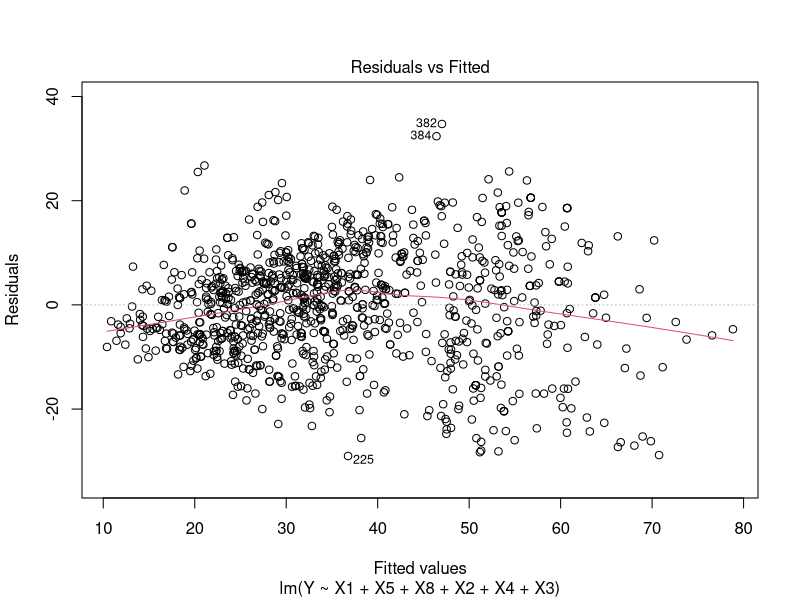
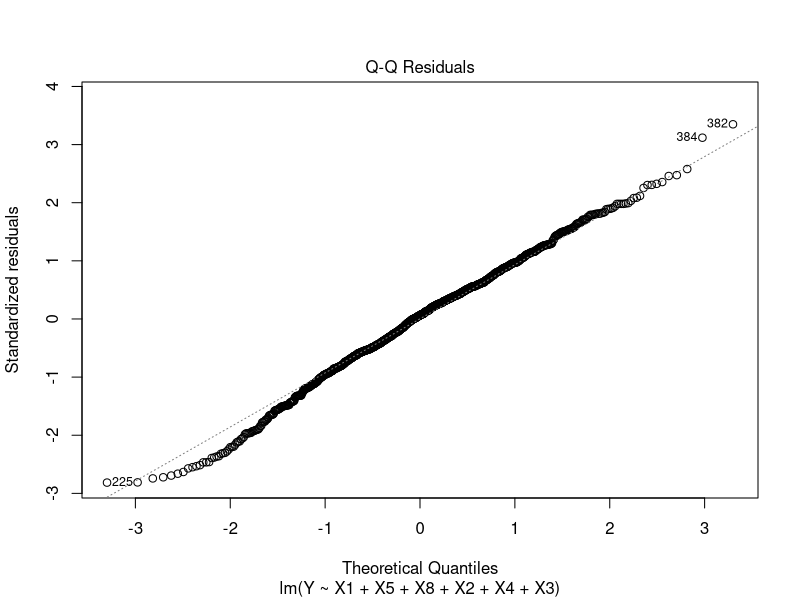
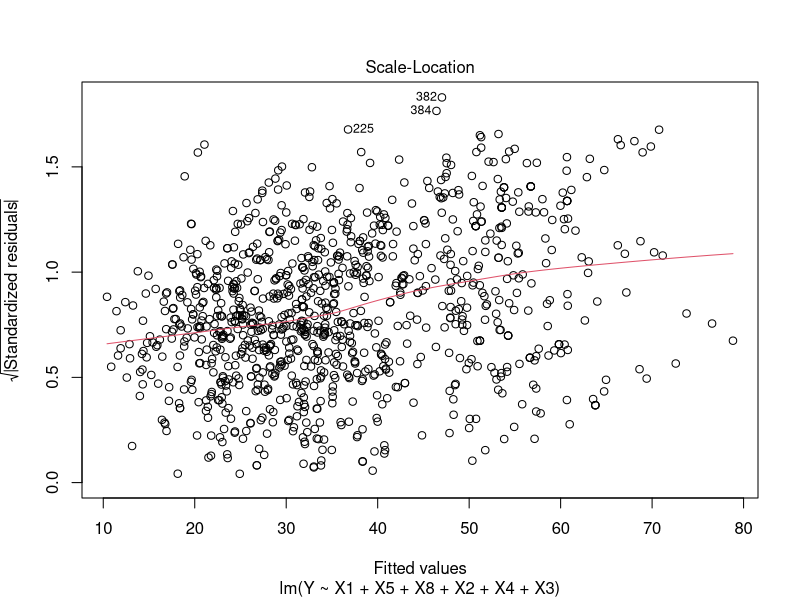
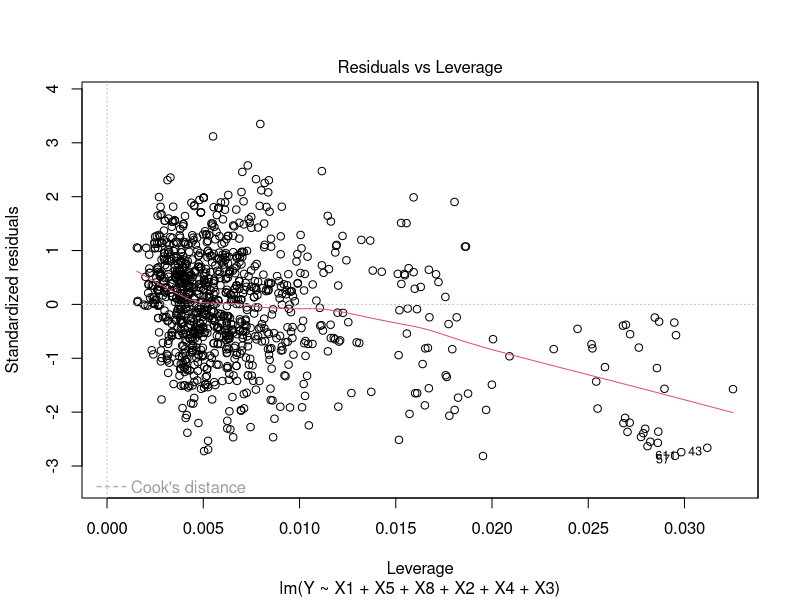
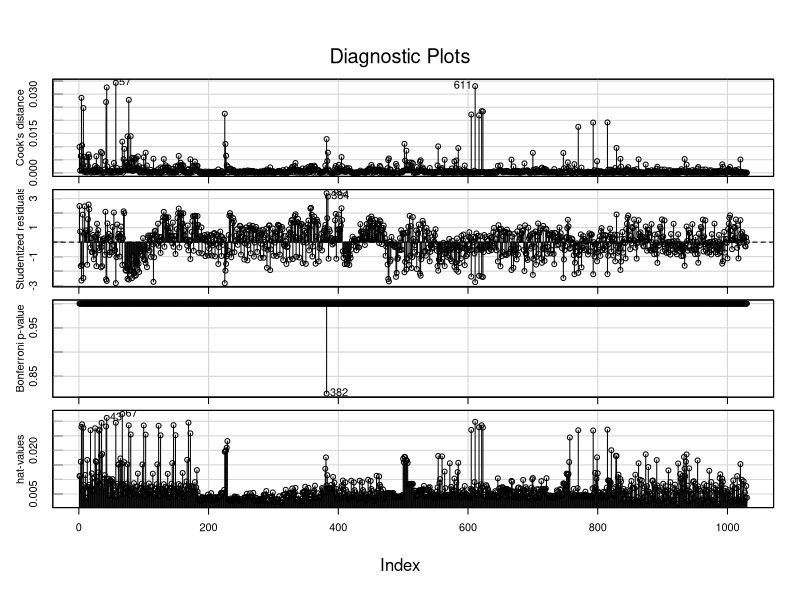
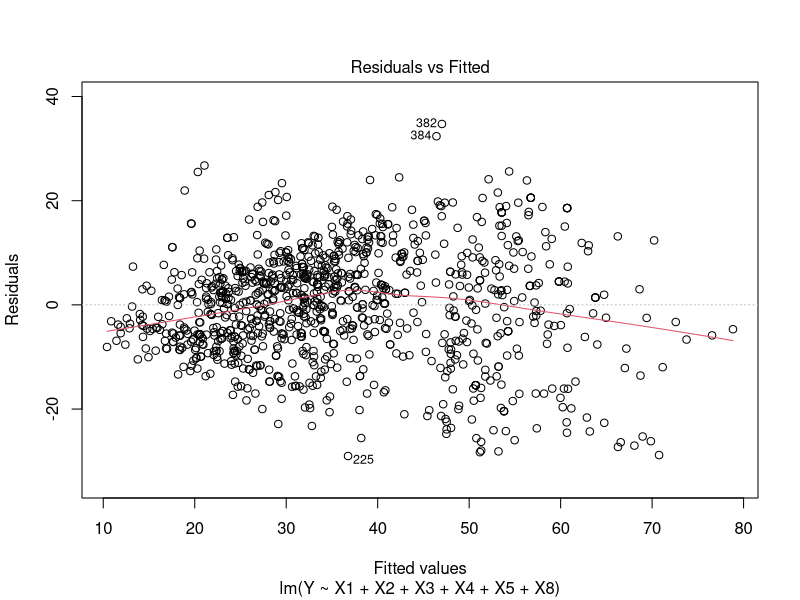
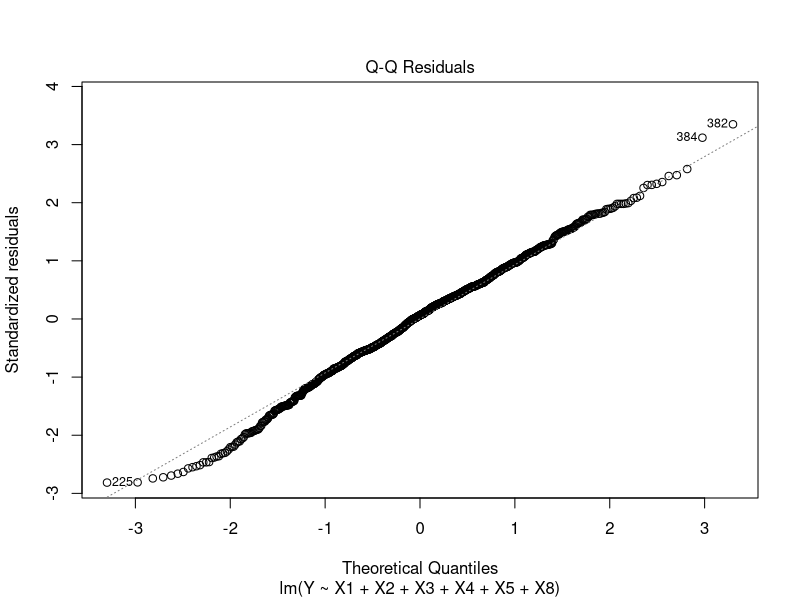
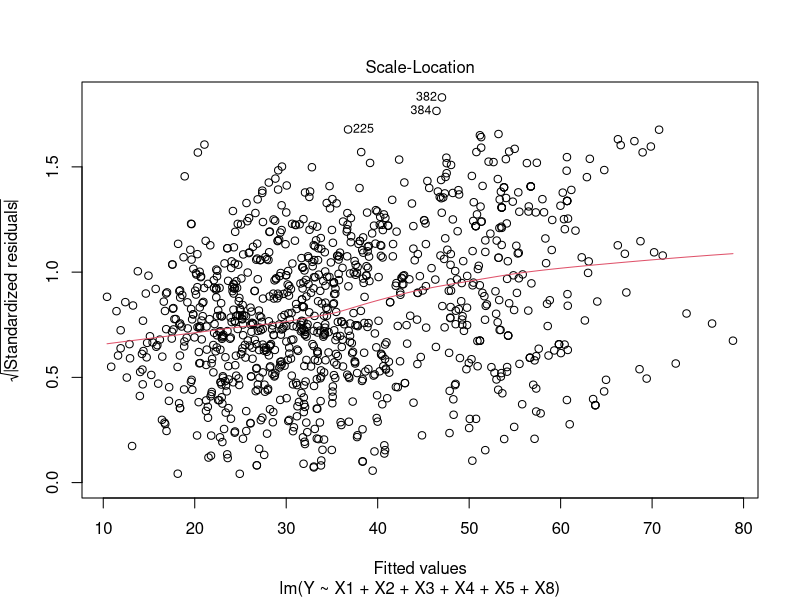

Generate these figures, in order, with R:
## ---- chunk 1
knitr::opts_chunk$set(echo = TRUE)
## ---- chunk 2
concrete<-read.table('Concrete.txt')
summary(concrete)
names(concrete)
head(concrete)
## ---- chunk 3
mod.full<-lm(Y~.,data=concrete)
anova(mod.full)
## ---- chunk 4
mod.0<-lm(Y~1, data=concrete) #linear model with only intercepts
mod.full<-lm(Y~.,data=concrete) #full model
step(mod.0, scope = list(lower = mod.0, upper = mod.full), direction = 'forward', k = log(1030))
## ---- chunk 5
mod.for<-lm(Y ~ X1 + X5 + X8 + X2 + X4 + X3, data = concrete)
plot(mod.for)
## ---- chunk 6
library(car)
infIndexPlot(mod.for)
## ---- chunk 7
predict(mod.for, data.frame(X1= 200, X5=10, X8=100, X2=150, X4=180, X3=85),
interval = 'confidence', level = 0.95)
## ---- chunk 8
predict(mod.for, data.frame(X1= 200, X5=10, X8=100, X2=150, X4=180, X3=85),
interval = 'prediction', level = 0.95)
## ---- chunk 9
step(mod.full, scope = list(lower = mod.0, upper = mod.full), direction = 'backward', k = log(1030))
## ---- chunk 10
mod.back<-lm(Y ~ X1 + X2 + X3 + X4 + X5 + X8, data=concrete)
plot(mod.back)
## ---- chunk 11
library(car)
infIndexPlot(mod.back)
## ---- chunk 12
anova(mod.for, mod.back)
